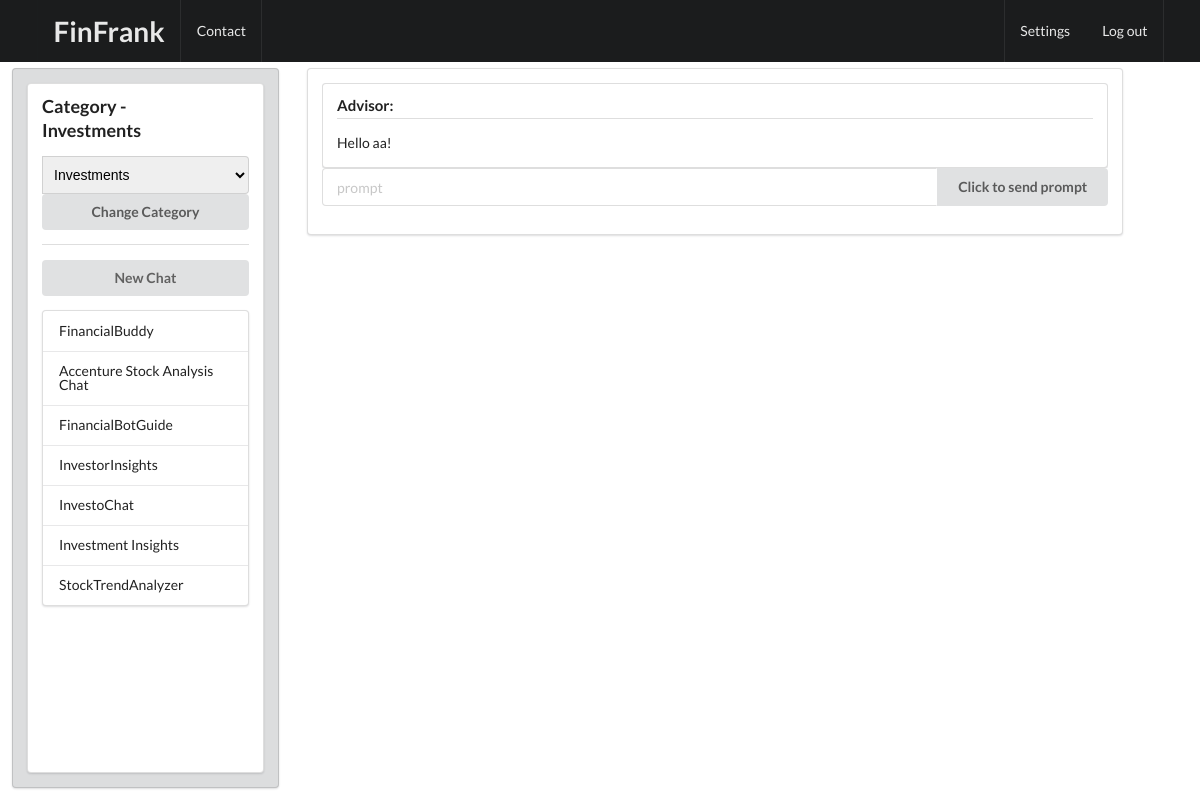
The app's page /new_chat/Investments/ (signed in) with its own data.
### Chat/models.py (models this page shows, shortened)
class ChatInfo(models.Model):
    id_chat = models.UUIDField(primary_key=True, default=uuid.uuid4, editable=False)
    user = models.CharField(max_length=100)
    name_chat = models.TextField(default="New Chat")
    category = models.CharField(max_length=45, default="Personal Finance")
    created_at = models.DateTimeField(auto_now_add=True)

### Chat/views.py (the view, shortened to what this page needs)
# urls.py: path("new_chat/<str:category>/", views.new_chat, name="new_chat")
@login_required(login_url='signin')
def new_chat(request, category):
    messages_ = []
    user = request.user.username
    api_key = "XXX"
    chat_categories = ['Personal Finance', 'Investments', 'Insurance', 'Car Insurance']
    chat_queryset = ChatInfo.objects.filter(user=user, category=category)
    chat_ids_names = list(chat_queryset.values_list('id_chat', 'name_chat'))
    conversation = ChatConversation(user, 20, api_key)
    chat_categories.remove(str(category))
    chat_categories = [str(category)] + chat_categories
    messages_ = [mark_safe(conversation.convertMessegesObjToHTML(messages_))]
    context = {'messages_': messages_,
                'chat_ids_names': chat_ids_names,
                'chat_category': category,
                'chat_categories': chat_categories
                }
    return render(request, 'home.html', context=context)

### Chat/gpt.py (called while the page is built, shortened)
    def convertMessegesObjToHTML(self, messages_):
        chathistory = []
        html = ""
        html += "<div class=\"ui segment\"><h4 class=\"ui dividing header\">Advisor:</h4>"
        html += f'<div class =\"content\"><p>Hello {self.userName}!</div></div>'
        return html

### Chat/templates/home.html (shortened to what this page needs)
{% extends "base.html" %}
{% block content %}
<div class="ui fixed inverted menu">
    <div class="ui container">
        <a href="#" class="header item"><h1>FinFrank</h1></a>
        <a href="#" class="item">Contact</a>
        <a href="/settings" class="right item">Settings</a>
        <a href="/logout" class="item">Log out</a>
    </div>
</div>
<div class="three column row">
    <div class="four wide column">
        <div class="ui tertiary segment" style="height: calc(100vh - 80px); margin-left: 1vw;">
            <div class = "ui segment" style = "overflow-y: scroll; height: calc(100vh - 110px)">
                <h3 class="ui header">Category - <div class="item">{{ chat_category }}</div></h3>
                    <form method="POST">
                        <div class="ui action fluid input">
                            <select name="new_category" class="ui fluid dropdown">
                                {% for category in chat_categories %}
                                    <option class = "item" value="{{ category }}">{{ category }}</option>
                                {% endfor %}
                            </select>
                        </div>
                        <button type="submit" class="ui fluid button" >Change Category</button>
                        <div class="ui divider"></div>
                        </form>
                        <form method="POST">
                            <button type="button" class="ui fluid button" name="new_chat" id = "newChatButton">
                                <a href="/new_chat/{{chat_category}}" style="color: #616161"  >New Chat</a>
                            </button>
                        </form>
                        <form method="POST">
                            <div class="ui vertical fluid menu">
                                {% for chat_id_name in chat_ids_names %}
                                    <a class="item" href="/chat/{{chat_id_name.0}}">{{ chat_id_name.1 }}</a>
                                {% endfor %}
                        </form>
                    </div>
            </div>
        </div>
    </div>
    <div class="eleven wide column" >
        <div class = "ui segment" >
            <div id = "scrollMesseges" style="overflow-y: scroll; max-height: calc(100vh - 75px - 80px)">
                {% for message in messages_ %}
                    <div class="alert alert-danger" role="alert">
                        {{ message }}
                    </div>
                {% endfor %}
            </div>
            <form method="POST">
            <div class="ui form">
                <div class="prompt-field">
                        <div class="ui fluid action input">
                            <input type="text" name="prompt" placeholder="prompt" class="ui input">
                            <button type="submit" class="ui button">Click to send prompt</button>
                        </div>
                    </form>
                </div>
            </div>
        </div>
    <div class="one wide column"></div>
{% endblock %}

### records on screen
ChatInfo: name_chat "FinancialBuddy"
ChatInfo: name_chat "Accenture Stock Analysis Chat"
ChatInfo: name_chat "FinancialBotGuide"
ChatInfo: name_chat "InvestorInsights"
ChatInfo: name_chat "InvestoChat"
ChatInfo: name_chat "Investment Insights"
ChatInfo: name_chat "StockTrendAnalyzer"

### other values on screen
{{ chat_category }} "Investments"
{{ message }} "Advisor: Hello aa!"
form field new_category "Investments"
